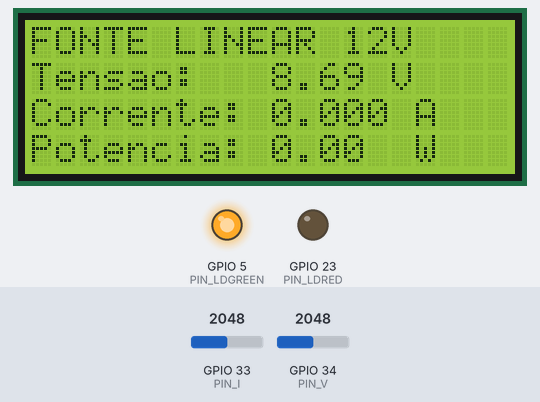
The program below on a simulated ESP32. On the bench: 20×4 character LCD, output pins drawn as LEDs (lit = HIGH). Inputs (shaded band) come from the test bench; at power-on: GPIO 33 (PIN_I) = 2048, GPIO 34 (PIN_V) = 2048 (analog values on the 0–4095 scale). What the program prints to the serial monitor is not drawn.

Above: at 8.9 s.
9.0 s: GPIO 33 (PIN_I) set to 2866
At 10.0 s:
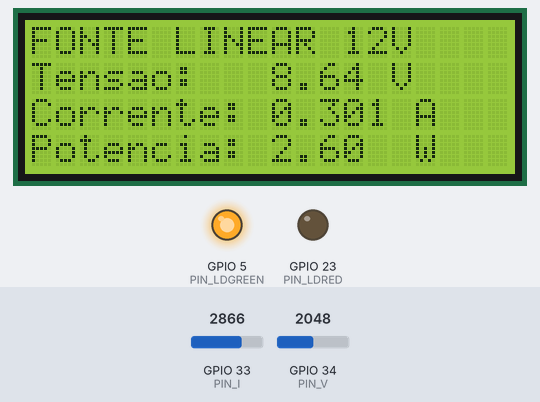
10.6 s: GPIO 34 (PIN_V) set to 2866
At 11.6 s:
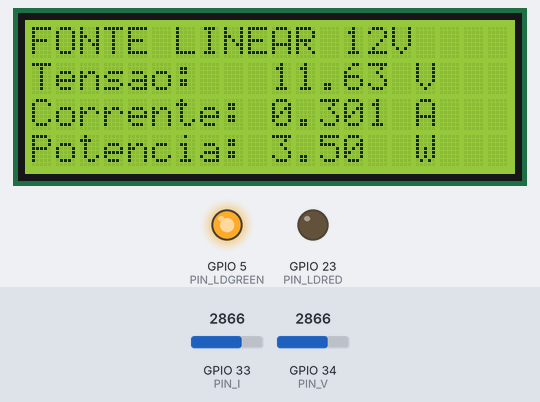
13.6 s: GPIO 33 (PIN_I) set to 3603
At 15.1 s:
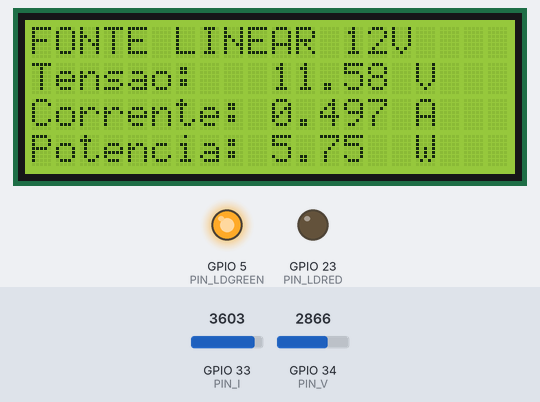
16.6 s: GPIO 34 (PIN_V) set to 3603
At 17.6 s:
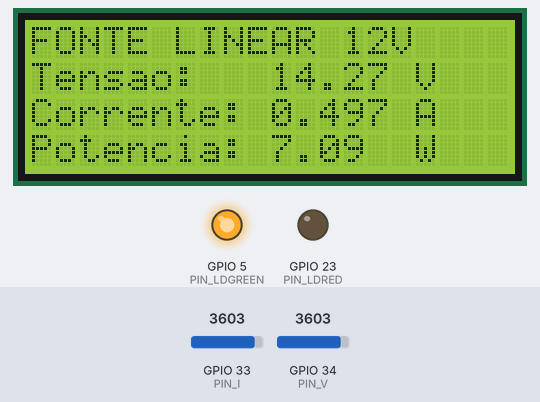
19.6 s: GPIO 33 (PIN_I) set to 4095
At 21.1 s:
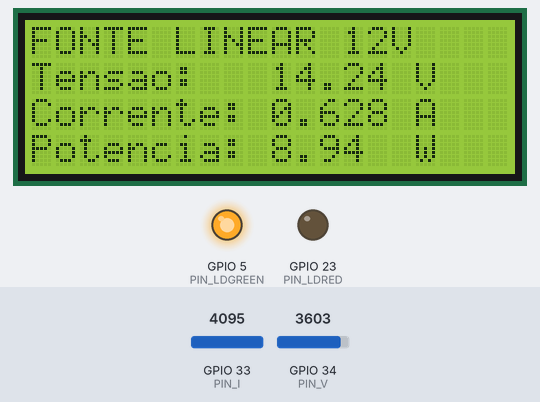
22.6 s: GPIO 34 (PIN_V) set to 4095
At 23.4 s:
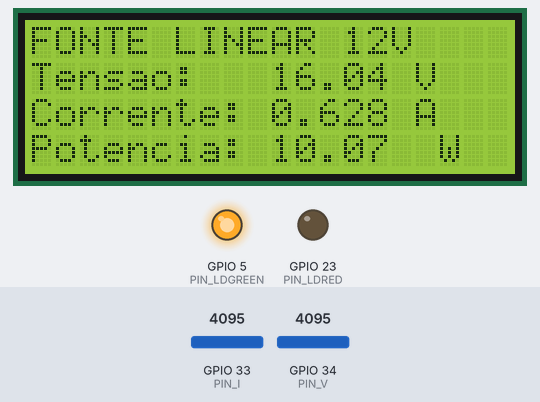
Timing chart, 0 to 25.6 s (numbered marks = the images above; inputs shaded):
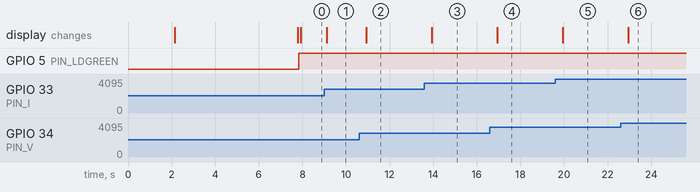

Measured:
- after the input at 9.0 s, the display: changes after 0.13 s (image 1)
- after the input at 10.6 s, the display: changes after 0.33 s (image 2)
- after the input at 13.6 s, the display: changes after 0.33 s (image 3)
- after the input at 16.6 s, the display: changes after 0.34 s (image 4)
- after the input at 19.6 s, the display: changes after 0.34 s (image 5)
- after the input at 22.6 s, the display: changes after 0.34 s (image 6)

The program:

main.cpp
```cpp
//=======================================================================================
//	PROJETO     : FONTE LINEAR AJUSTAVEL 12V 1A COM MONITORAMENTO
//	EQUIPE      : FLM SYSTEMS
//	COMPILADOR  : VISUAL STUDIO CODE (1.116.0) + PLATFORMIO
//	PROCESSADOR : ESP32 WROOM 32E
//	DATA        : 15/04/2026
//	REVISAO		  : 22/05/2026
//	VERSÃO      : 0.02.01
//  OBS: Implementação do web server com o esp32, possibilitando a criação do site.
//***************************************************************************************/

// ================ INCLUSÃO DE BIBLIOTECAS ================
  #include <Arduino.h>
  #include <Wire.h>
  #include <LiquidCrystal_I2C.h>
  #include <WiFi.h>
  #include <WebServer.h>

// ================ INCLUSÃO DE FUNÇÕES ================
  #include "html.h"
  #include "images.h"

// ================ CONFIGURAÇÕES DE REDE ================
  const char* ssid = "FLM_FTE12V";
  const char* password = "11110000";

// ================ CONFIGURAÇÕES DO LCD E SERVER ================
  LiquidCrystal_I2C lcd(0x27, 20, 4);
  WebServer server(80);

// ================ DEFINIÇÃO DE PINOS ================
  #define SDA_PIN 16
  #define SCL_PIN 19
  #define PIN_V 34
  #define PIN_I 33
  #define PIN_LDRED 23
  #define PIN_LDGREEN 5

// ================ PARAMETROS ================
  float Vref = 1.1;          // Referência pura do ESP32 (ADC_0db)
  float fator_tensao = 15.0; // Divisor de tensão (14K + 1K) / 1K
  float Rshunt = 0.22;       // Resistor shunt para medição da corrente
  float ganho_I = 4.0;       // Ganho do AmpOp da corrente

// ================ CALIBRAÇÃO ================

  // ===== PONTOS DE CALIBRAÇÃO TENSÃO =====
    float V1_real = 3.93;
    float V1_adc  = 3.00;

    float V2_real = 14.26;
    float V2_adc  = 14.39;

    // ===== CALCULO AUTOMATICO =====
      float Va = (V2_real - V1_real) / (V2_adc - V1_adc);
      float Vb = V1_real - Va * V1_adc;

  // ===== PONTOS DE CALIBRAÇÃO CORRENTE =====
    float I1_real = 0.089;
    float I1_adc  = 0.007;

    float I2_real = 1.1;
    float I2_adc  = 1.166;

    // ===== CALCULO =====
      float Ia = (I2_real - I1_real) / (I2_adc - I1_adc);
      float Ib = I1_real - Ia * I1_adc;

// ================ VARIÁVEIS ================
  float tensaoAtual = 0;
  float correnteAtual = 0;
  float potenciaAtual = 0;
  unsigned long tempoAnterior = 0;

// ================ OFFSET CORRENTE ================
  float offsetShunt = 0;

// ================ FILTRO ================
  const int N_AMOSTRAS = 60;

  float lerMedia(int pin) {
    long soma = 0;
    for (int i = 0; i < N_AMOSTRAS; i++) {
      soma += analogRead(pin);
      delayMicroseconds(277); // 277us * 60 =~ 16,6 milissegundos (exatamente 1 ciclo de 60Hz)
    }
    return soma / (float)N_AMOSTRAS;
  }

// ================ MEDIÇÃO DE OFFSET ================
  void medirOffset() {
    float soma = 0;

    for (int i = 0; i < 200; i++) {
      float vadc_I = lerMedia(PIN_I);
      float Vshunt = (vadc_I / 4095.0) * Vref;
      soma += Vshunt;
      delay(5);
    }

    offsetShunt = soma / 200.0;
  }
// ==========================================
//             SETUP INICIAL
// ==========================================
  void setup() {
    Serial.begin(115200);

    // ================ INICIALIZAÇÃO DO LCD ================
      Wire.begin(SDA_PIN, SCL_PIN);
      lcd.init();
      lcd.backlight();

    // ================ CONFIGURAÇÃO DE PINOS ================
      pinMode(PIN_LDRED, OUTPUT);
      pinMode(PIN_LDGREEN, OUTPUT);

    // ================ CONFIGURAÇÃO DO AP ================
      WiFi.mode(WIFI_AP);
      WiFi.softAP(ssid, password);

      IPAddress IP = WiFi.softAPIP();

      Serial.println("AP iniciado");
      Serial.println(IP);

      lcd.clear();
      lcd.setCursor(0,0); lcd.print("WiFi:");
      lcd.setCursor(0,1); lcd.print(ssid);
      lcd.setCursor(0,2); lcd.print("IP:");
      lcd.setCursor(0,3); lcd.print(IP);
      delay(2000);
      lcd.clear();

    // ==========================================
    //         CONFIGURAÇÃO DO SERVIDOR
    // ==========================================

      // ================ PAGINA PRINCIPAL ================
        server.on("/", []() {
          server.send(200, "text/html", INDEX_HTML);
        });

      // ================ DADOS EM JSON ================
        server.on("/dados", []() {
          String json = "{\"v\":" + String(tensaoAtual,2) +
                        ",\"i\":" + String(correnteAtual,3) +
                        ",\"p\":" + String(potenciaAtual,2) + "}";
          server.send(200, "application/json", json);
        });

      // =============== IMAGENS ================
        server.on("/logo.png", []() {
        server.send_P(200, "image/png", (const char*)FLM_Systems_Logo, FLM_Systems_Logo_len);
        });

        server.on("/fonte.png", []() {
        server.send_P(200, "image/png", (const char*)Fonte_de_Bancada, Fonte_de_Bancada_len);
        });

      // ================ INICIALIZAÇÃO DO SERVIDOR ================
        server.begin();

    // ================ CONFIGURAÇÃO DO ADC ================
      analogReadResolution(12);
      analogSetAttenuation(ADC_0db);

    // MEDIR OFFSET COM A FONTE SEM CARGA
      lcd.setCursor(0,0); lcd.print("Calculando OFFSET...");
      medirOffset();
      lcd.clear();
  }


// ==========================================
//             LOOP PRINCIPAL
// ==========================================
  void loop() {

    // ================ MANUTENÇÃO DO SERVIDOR ================
      server.handleClient();

    // ================ LEITURA DE DADOS E ATUALIZAÇÃO DO LCD ================
      if (millis() - tempoAnterior >= 300) {
        tempoAnterior = millis();

        // Leitura dos ADCs e cálculo de tensão, corrente e potência
          float vadc_V = lerMedia(PIN_V);
          float vadc_I = lerMedia(PIN_I);

          float Vadc = (vadc_V / 4095.0) * Vref;
          float Vshunt_amplificado = (vadc_I / 4095.0) * Vref;


          // ===== TRATAMENTO DA CORRENTE =====
          // Subtrair o offset do shunt para obter a corrente real, e evitar que o ruído seja interpretado como corrente
          float Vshunt_sem_offset = Vshunt_amplificado - offsetShunt;
          if (Vshunt_sem_offset < 0) Vshunt_sem_offset = 0; // Evitar valores negativos devido a ruído

          // Remover o ganho do amplificador para obter a tensão real no shunt
          float Vshunt_real = Vshunt_sem_offset / ganho_I;

          //===== TENSÃO E CORRENTE BRUTA =====
            // Descomente as linhas abaixo para usar os valores sem calibradção, apenas com o fator de escala e offset do shunt
            // tensaoAtual = (Vadc * fator_tensao);
            // correnteAtual = (Vshunt_real / Rshunt);


          // ===== LEITURAS CALIBRADAS =====
            float tensao = (Va * (Vadc * fator_tensao) + Vb);
            correnteAtual = (Ia * (Vshunt_real / Rshunt) + Ib);

          // ===== REMOÇÃO DA QUEDA DE TENSÃO NO RSHUNT =====
            tensaoAtual = tensao - Vshunt_real;

          // ===== ZERAR RUÍDO DA CORRENTE =====
            if (correnteAtual < 0.090) correnteAtual = 0;

          // ===== POTENCIA =====
            potenciaAtual = tensaoAtual * correnteAtual;

          digitalWrite(PIN_LDGREEN, correnteAtual < 1.1);
          digitalWrite(PIN_LDRED, correnteAtual >= 1.1);

        // ================ ATUALIZAÇÃO DO LCD ================
          lcd.setCursor(0, 0);
          lcd.print("FONTE LINEAR 12V   ");
          lcd.setCursor(0, 1);
          lcd.print("Tensao: ");
          lcd.setCursor(10, 1);
          lcd.print("        ");
          lcd.setCursor(10, 1);
          lcd.print(tensaoAtual, 2);
          lcd.print(" V");
          lcd.setCursor(0, 2);
          lcd.print("Corrente:");
          lcd.setCursor(10, 2);
          lcd.print("          ");
          lcd.setCursor(10, 2);
          lcd.print(correnteAtual, 3);
          lcd.print(" A");
          lcd.setCursor(0, 3);
          lcd.print("Potencia:");
          lcd.setCursor(10, 3);
          lcd.print("        ");
          lcd.setCursor(10, 3);
          lcd.print(potenciaAtual, 2);
          lcd.print("  W");
        }
  }
```

html.h
```cpp
#pragma once

const char INDEX_HTML[] PROGMEM = R"rawliteral(
<!DOCTYPE html>
<html>
<head>
<meta charset="UTF-8">
<meta name="viewport" content="width=device-width, initial-scale=1">
<title>FLM Systems - Fonte 12V</title>
<style>
  * { box-sizing: border-box; margin: 0; padding: 0; }

  body {
    font-family: 'Times New Roman', serif;
    background: #121a2c;
    color: white;
    text-align: center;
  }

  /* ── TELAS ── */
  #main-screen { display: flex; flex-direction: column; min-height: 100vh; }
  #chart-screen { display: none; flex-direction: column; min-height: 100vh; }

  /* ── TELA PRINCIPAL ── */
  .header {
    padding: 20px;
    font-size: 30px;
    font-weight: bold;
    margin-top: 20px;
  }

  .container { padding: 10px; }

  .card {
    background: #1e293b;
    border-radius: 15px;
    padding: 20px;
    margin: 10px;
    box-shadow: 0 4px 15px rgba(0,0,0,0.4);
  }

  .value {
    font-size: 32px;
    color: #22c55e;
    margin-top: 10px;
  }

  .label { font-size: 14px; color: #94a3b8; }

  .button {
    margin-top: 15px;
    padding: 12px;
    border-radius: 10px;
    border: none;
    background: #2563eb;
    color: white;
    font-size: 16px;
    width: 80%;
    cursor: pointer;
  }

  img.logo { width: 100px; margin-top: 10px; }

  .footer {
    font-size: 12px;
    font-weight: bold;
    color: #64748b;
    padding: 20px;
  }
  .footer img { width: 240px; }

  /* ── TELA DE GRÁFICOS ── */
  .chart-header {
    display: flex;
    align-items: center;
    gap: 10px;
    padding: 15px 16px;
    background: #0f172a;
    border-bottom: 1px solid #1e293b;
  }

  .back-btn {
    background: #334155;
    border: none;
    color: white;
    border-radius: 8px;
    padding: 9px 14px;
    font-size: 15px;
    cursor: pointer;
  }

  .chart-header-title {
    font-size: 20px;
    font-weight: bold;
    flex: 1;
  }

  .charts-wrapper { padding: 12px; flex: 1; }

  .chart-card {
    background: #1e293b;
    border-radius: 15px;
    padding: 14px;
    margin-bottom: 14px;
    box-shadow: 0 4px 15px rgba(0,0,0,0.4);
    text-align: left;
  }

  .chart-card-label {
    font-size: 12px;
    color: #94a3b8;
    text-transform: uppercase;
    letter-spacing: 0.06em;
    margin-bottom: 4px;
  }

  .chart-live-value {
    font-size: 28px;
    font-weight: bold;
    margin-bottom: 10px;
  }

  .cv-color { color: #38bdf8; }
  .ci-color { color: #fb923c; }
  .cp-color { color: #22c55e; }

  canvas {
    width: 100%;
    height: 110px;
    display: block;
    border-radius: 6px;
  }
</style>
</head>
<body>

<!-- ══════════════ TELA PRINCIPAL ══════════════ -->
<div id="main-screen">
  <div class="header">Power Supply Monitor</div>

  <div class="container">
    <img class="logo" src="/fonte.png">

    <div class="card">
      <div class="label">Tensão</div>
      <div class="value" id="v">-- V</div>
    </div>

    <div class="card">
      <div class="label">Corrente</div>
      <div class="value" id="i">-- A</div>
    </div>

    <div class="card">
      <div class="label">Potência</div>
      <div class="value" id="p">-- W</div>
    </div>

    <button class="button" onclick="irParaGraficos()">&#128202; Mostrar Gráfico</button>
  </div>

  <div class="footer">
    &copy; 2026 FLM Systems. Todos os direitos reservados.
    <br>Developers: Luiz H., Felipe C., Vinicius S., Maycon B., Luis Z.<br>
    <br><img src="/logo.png"><br>
  </div>
</div>

<!-- ══════════════ TELA DE GRÁFICOS ══════════════ -->
<div id="chart-screen">
  <div class="chart-header">
    <button class="back-btn" onclick="voltarParaMain()">&#8592; Voltar</button>
    <span class="chart-header-title">Gráficos em Tempo Real</span>
  </div>

  <div class="charts-wrapper">

    <div class="chart-card">
      <div class="chart-card-label">Tensão</div>
      <div class="chart-live-value cv-color" id="cv">-- V</div>
      <canvas id="canvasV"></canvas>
    </div>

    <div class="chart-card">
      <div class="chart-card-label">Corrente</div>
      <div class="chart-live-value ci-color" id="ci">-- A</div>
      <canvas id="canvasI"></canvas>
    </div>

    <div class="chart-card">
      <div class="chart-card-label">Potência</div>
      <div class="chart-live-value cp-color" id="cp">-- W</div>
      <canvas id="canvasP"></canvas>
    </div>

  </div>
</div>

<script>
// ── Histórico de dados ─────────────────────────────────────
var MAX = 40;
var dadosV = [], dadosI = [], dadosP = [];

// ── Redimensiona canvas para resolução real ───────────────
function ajustarCanvas(canvas) {
  var rect = canvas.getBoundingClientRect();
  canvas.width  = rect.width  * window.devicePixelRatio;
  canvas.height = rect.height * window.devicePixelRatio;
}

// ── Desenha gráfico de linha no canvas ───────────────────
function desenharGrafico(canvasId, dados, cor) {
  var canvas = document.getElementById(canvasId);
  ajustarCanvas(canvas);
  var ctx = canvas.getContext('2d');
  var W = canvas.width, H = canvas.height;

  ctx.clearRect(0, 0, W, H);

  if (dados.length < 2) return;

  var min = Math.min.apply(null, dados);
  var max = Math.max.apply(null, dados);
  var span = (max - min) || 1;

  // Padding interno
  var padX = 4, padY = 10;
  var gW = W - padX * 2;
  var gH = H - padY * 2;

  // Área preenchida
  var grad = ctx.createLinearGradient(0, padY, 0, padY + gH);
  grad.addColorStop(0, cor + '55');
  grad.addColorStop(1, cor + '05');

  ctx.beginPath();
  for (var i = 0; i < dados.length; i++) {
    var x = padX + (i / (dados.length - 1)) * gW;
    var y = padY + gH - ((dados[i] - min) / span) * gH;
    if (i === 0) ctx.moveTo(x, y);
    else ctx.lineTo(x, y);
  }
  // Fecha área
  ctx.lineTo(padX + gW, padY + gH);
  ctx.lineTo(padX, padY + gH);
  ctx.closePath();
  ctx.fillStyle = grad;
  ctx.fill();

  // Linha principal
  ctx.beginPath();
  for (var i = 0; i < dados.length; i++) {
    var x = padX + (i / (dados.length - 1)) * gW;
    var y = padY + gH - ((dados[i] - min) / span) * gH;
    if (i === 0) ctx.moveTo(x, y);
    else ctx.lineTo(x, y);
  }
  ctx.strokeStyle = cor;
  ctx.lineWidth = 2.5 * window.devicePixelRatio;
  ctx.lineJoin = 'round';
  ctx.stroke();

  // Ponto atual (último)
  var xi = padX + gW;
  var yi = padY + gH - ((dados[dados.length-1] - min) / span) * gH;
  ctx.beginPath();
  ctx.arc(xi, yi, 4 * window.devicePixelRatio, 0, Math.PI * 2);
  ctx.fillStyle = cor;
  ctx.fill();
}

// ── Atualiza todos os gráficos ────────────────────────────
function atualizarGraficos() {
  desenharGrafico('canvasV', dadosV, '#38bdf8');
  desenharGrafico('canvasI', dadosI, '#fb923c');
  desenharGrafico('canvasP', dadosP, '#22c55e');
}

// ── Fetch dos dados do ESP32 ──────────────────────────────
function buscarDados() {
  var xhr = new XMLHttpRequest();
  xhr.open('GET', '/dados', true);
  xhr.onreadystatechange = function() {
    if (xhr.readyState === 4 && xhr.status === 200) {
      try {
        var d = JSON.parse(xhr.responseText);

        // Tela principal
        document.getElementById('v').innerText = d.v.toFixed(2) + ' V';
        document.getElementById('i').innerText = d.i.toFixed(3) + ' A';
        document.getElementById('p').innerText = d.p.toFixed(2) + ' W';

        // Tela de gráficos
        document.getElementById('cv').innerText = d.v.toFixed(2) + ' V';
        document.getElementById('ci').innerText = d.i.toFixed(3) + ' A';
        document.getElementById('cp').innerText = d.p.toFixed(2) + ' W';

        // Histórico
        dadosV.push(d.v);
        dadosI.push(d.i);
        dadosP.push(d.p);
        if (dadosV.length > MAX) { dadosV.shift(); dadosI.shift(); dadosP.shift(); }

        atualizarGraficos();
      } catch(e) {}
    }
  };
  xhr.send();
}

// ── Navegação ─────────────────────────────────────────────
function irParaGraficos() {
  document.getElementById('main-screen').style.display  = 'none';
  document.getElementById('chart-screen').style.display = 'flex';
  // Redesenha para pegar dimensão correta após exibir
  setTimeout(atualizarGraficos, 50);
}

function voltarParaMain() {
  document.getElementById('chart-screen').style.display = 'none';
  document.getElementById('main-screen').style.display  = 'flex';
}

// ── Inicia polling ────────────────────────────────────────
buscarDados();
setInterval(buscarDados, 1000);
</script>
</body>
</html>
)rawliteral";
```

images.h
```cpp
#pragma once

extern const unsigned char FLM_Systems_Logo[];
extern const unsigned int FLM_Systems_Logo_len;

extern const unsigned char Fonte_de_Bancada[];
extern const unsigned int Fonte_de_Bancada_len;
```

Source omitted: images.cpp (data table, 121193 bytes)
